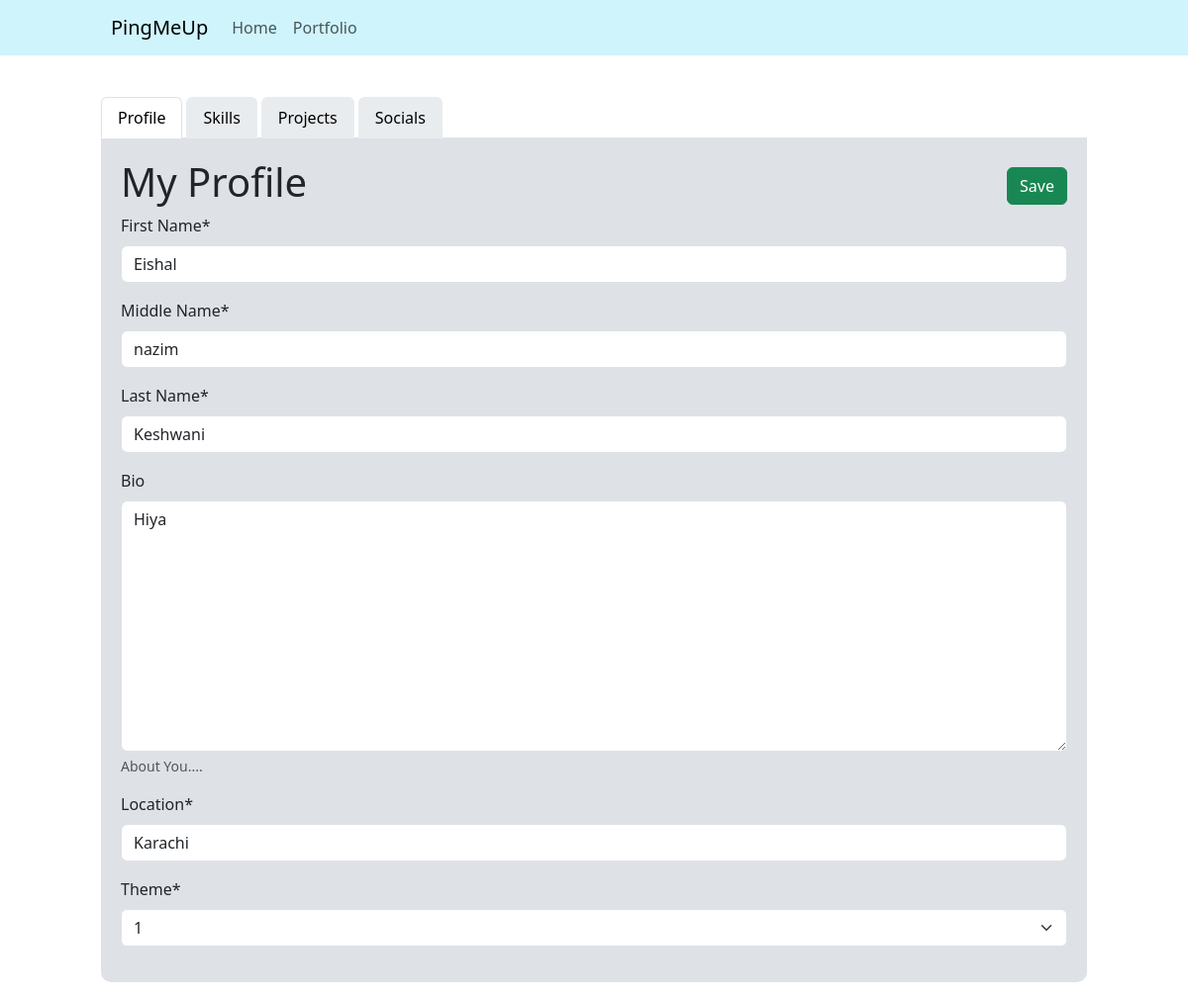
The page /pingmeup/edit (signed in) on the database as committed earlier.
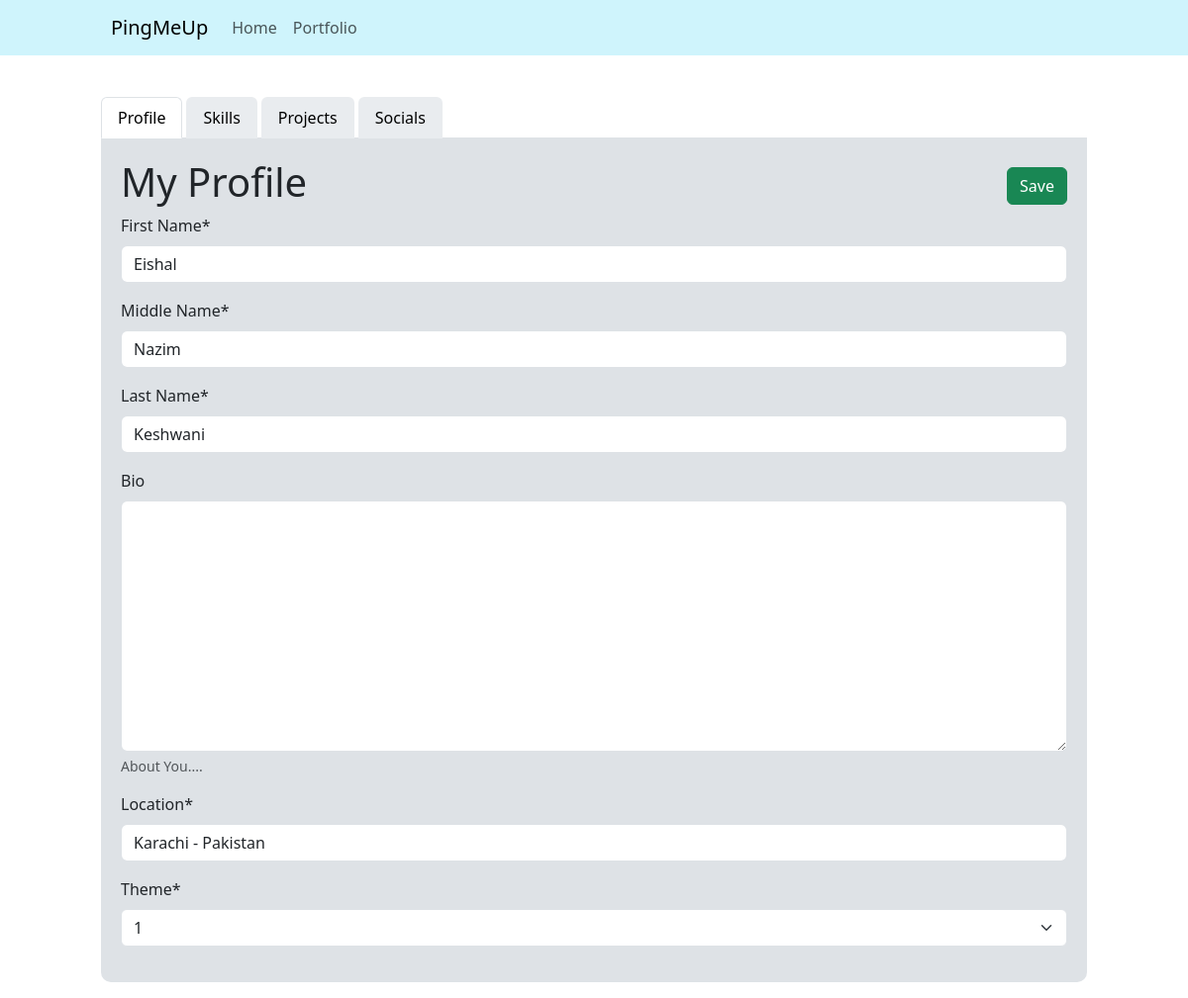
The same page on the database as committed later.
### PingMeUp/models.py (models this page shows)
class Profile(models.Model):
    user = models.OneToOneField(User, on_delete=models.CASCADE, related_name="profile")
    first_name = models.CharField(max_length=30)
    middle_name = models.CharField(max_length=30)
    last_name = models.CharField(max_length=30)
    bio = models.TextField(blank=True, help_text="About You....")
    location = models.CharField(max_length=100)
    theme = models.CharField(max_length=50, choices=[("Theme-1", "1")])

### PingMeUp/views.py (the view)
# urls.py: path("pingmeup/edit", views.edit, name="create"),
@login_required
def edit(request):
    if request.method == "POST":
        return HttpResponse("Forms Recieved!")
    else:
        profile = ProfileForm(instance=get_or_create_profile(request.user))
        socials = SocialFormSet(instance=get_or_create_profile(request.user), prefix="socials")
        skills = SkillFormSet(instance=get_or_create_profile(request.user), prefix='skills')
        projects = ProjectFormSet(instance=get_or_create_profile(request.user),prefix="projects")
    return render(request, "PingMeUp/edit.html", {
        "profile" : profile,
        "socials" : socials,
        "skills" : skills,
        "projects" : projects
    })

### PingMeUp/forms.py
class ProfileForm(ModelForm):
    class Meta:
        model = Profile
        fields = ["first_name", "middle_name", "last_name", "bio", "location", "theme"]
        labels = {
            "first_name" : "First Name",
            "middle_name" : "Middle Name",
            "last_name" : "Last Name",
            "bio" : "Bio",
            "locaation" : "Country/Origin",
            "theme" : "Theme"
        }

### PingMeUp/views.py (called while the page is built)
def get_or_create_profile(user):
    profile, _created = Profile.objects.get_or_create(user=user)
    return profile

### templates/PingMeUp/edit.html (shortened to what this page needs)
{% extends "base_templates/base_2.html" %}
{% load crispy_forms_tags %}
{% block content %}
<div id="toast" class="alert d-flex align-items-center mt-2 p-2" role="alert">
</div>
<div class="nav nav-tabs mt-3">
    <button class="nav-link active me-1" data-tab="profile">Profile</button>
    <button class="nav-link me-1" data-tab="skills">Skills</button>
    <button class="nav-link me-1" data-tab="projects">Projects</button>
    <button class="nav-link me-1" data-tab="socials">Socials</button>
</div>
<div id="tab-content">
    <div id="profile" class="tab active">
        <form id="profile-form" data-url="{% url "PingMeUp:ajax_profile" %}" enctype="multipart/form-data">
            <div class="d-flex justify-content-between">
                <h1>My Profile</h1>
                <div class="d-flex" style="align-items:center;">
                    <button type="submit" class="btn btn-success">Save</button>
                </div>
            </div>
            <div>
              {{profile|crispy}}
            </div>
        </form>
    </div>
    </div>
</div>
{% endblock content %}

Rows that differ between the two databases and show on the page:
changed Profile "Eishal": middle_name "nazim" → "Nazim"; bio "Hiya" → (not shown); location "Karachi" → "Karachi - Pakistan"
